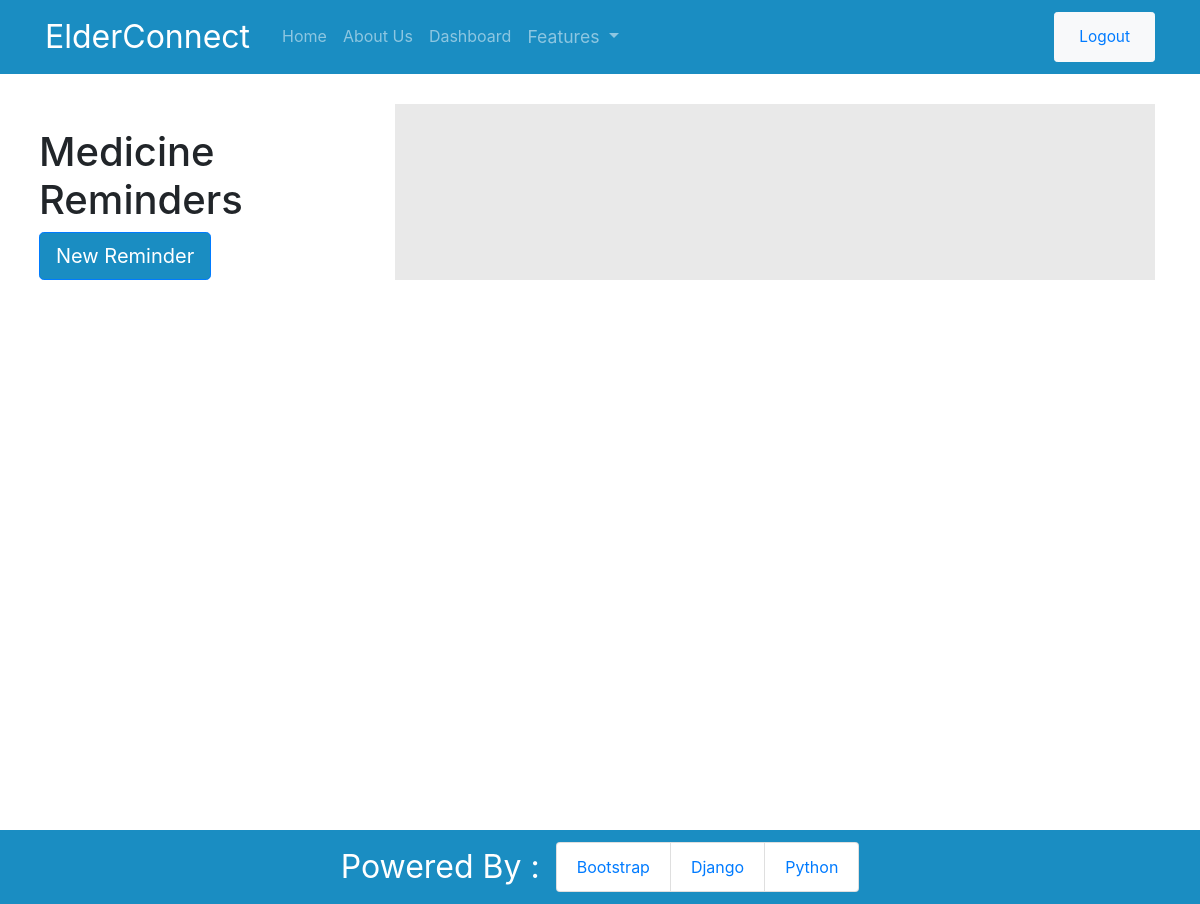
The app's page /reminders/ (signed in), older data.
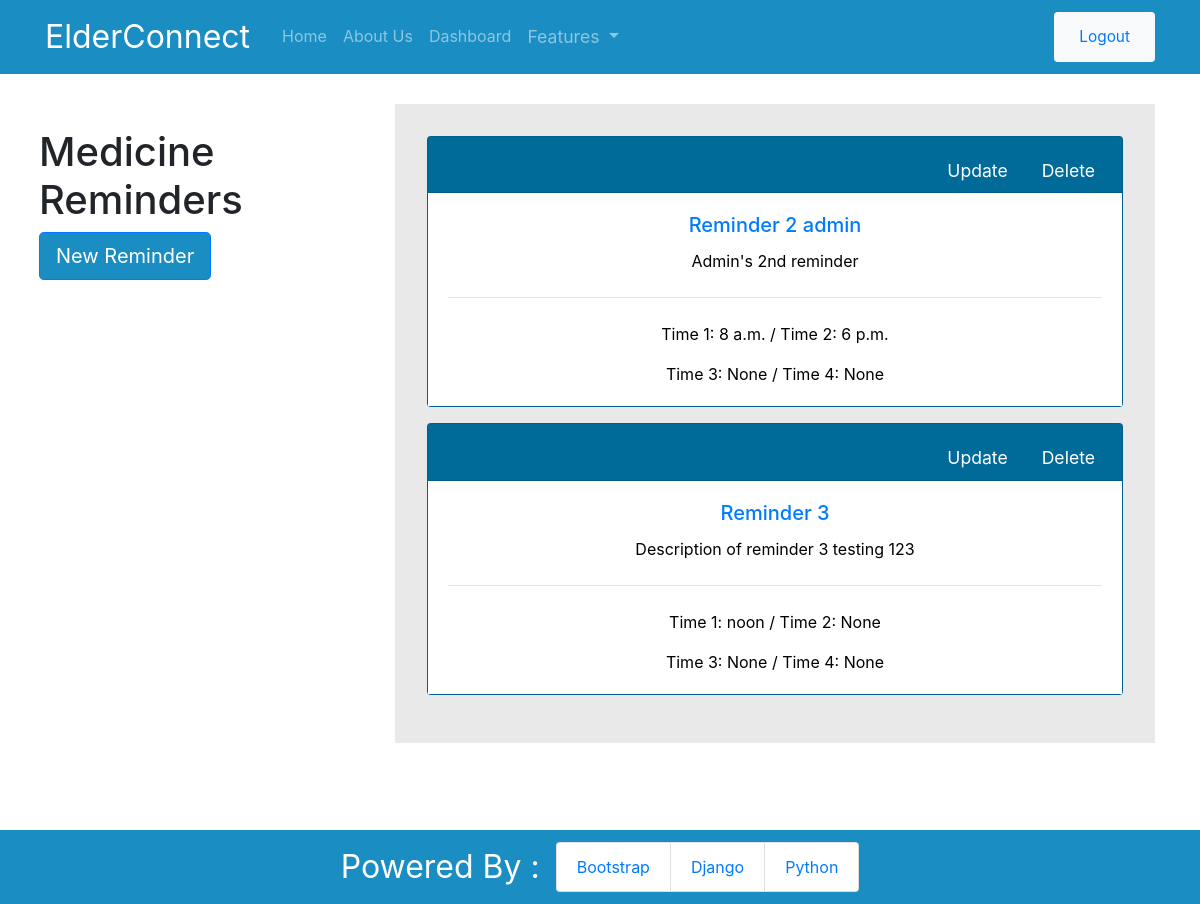
The same page, newer data.
### app/models.py (models this page shows, shortened)
class Reminder(models.Model):
    title = models.CharField(max_length=100)
    description = models.CharField(max_length=300)
    date_current = models.DateField(default=date.today)
    date_end = models.DateField()
    time_1 = models.TimeField()
    time_2 = models.TimeField(blank=True, null=True)
    time_3 = models.TimeField(blank=True, null=True)
    time_4 = models.TimeField(blank=True, null=True)
    medicine_image = models.ImageField(default='default.jpg', upload_to='reminders')
    user = models.ForeignKey(User, on_delete=models.CASCADE)

### app/views.py (the view)
# urls.py: path('reminders/', views.ReminderListView.as_view(), name='reminders'),
class ReminderListView(ListView):
    model = Reminder
    fields = ['title', 'date_current', 'time_1', 'time_2', 'time_3', 'time_4']
    template_name = 'app/reminders.html'
    context_object_name = 'reminders'
    paginate_by = 5
    def get_queryset(self):
        return Reminder.objects.filter(user=self.request.user).order_by('time_1')

### app/templates/app/reminders.html (shortened to what this page needs)
{% extends 'app/base.html' %}
{% block content %}
<div class="reminders-page">
    <div class="row container-fluid">
        <div class="col-md-4 pl-4 mt-4">
            <h1>Medicine Reminders</h1>
            <a href="{% url 'reminder-create' %}" class="btn btn-lg btn-outline-primary new-reminder">New Reminder</a>
        </div>
        <div class="col-md-8 reminders-page-list">
        {% for reminder in reminders %}
            <div class="card mb-3 text-center">
                <div class="card-header">
                    <ul class="nav nav-tabs card-header-tabs justify-content-end">
                        <li class="nav-item">
                            <a class="nav-link card-link-button" href="{% url 'reminder-update' reminder.id %}">Update</a>
                        </li>
                        <li class="nav-item">
                            <a class="nav-link card-link-button card-link-delete" href="{% url 'reminder-delete' reminder.id %}">Delete</a>
                        </li>
                    </ul>
                </div>
                <div class="card-body reminder-card-body">
                    <h5 class="card-title">
                        <a href="{% url 'reminder-detail' reminder.id %}">{{ reminder.title }}</a>
                    </h5>
                    <p class="card-text">{{ reminder.description }}</p>
                    <hr class="my-4"/>
                    <p class="card-text">
                        Time 1: {{reminder.time_1 }} / Time 2: {{reminder.time_2 }}
                    </p>
                    <p class="card-text">
                        Time 3: {{reminder.time_3 }} / Time 4: {{reminder.time_4 }}
                    </p>
                </div>
            </div>
        {% endfor %}
        </div>
    </div>
</div>
{% endblock content %}

Row changes from the older to the newer data that the page shows:
added Reminder: title "Reminder 2 admin", description "Admin's 2nd reminder", time_1 "8 a.m.", time_2 "6 p.m.", time_3 "None", time_4 "None"
added Reminder: title "Reminder 3", description "Description of reminder 3 testing 123", time_1 "noon", time_2 "None", time_3 "None", time_4 "None"
